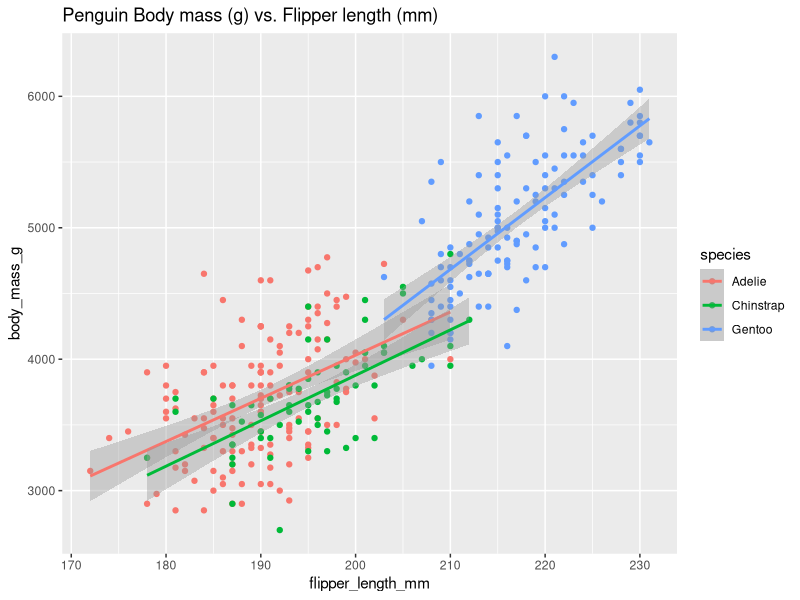
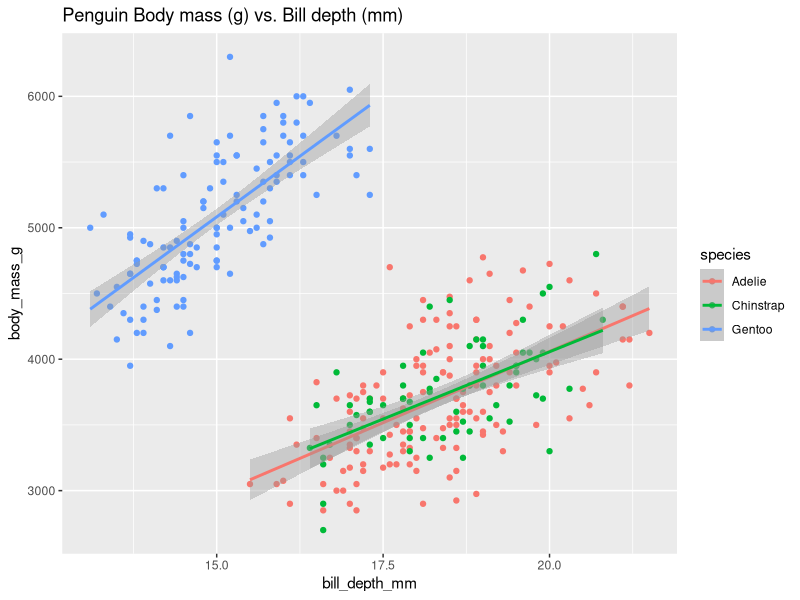
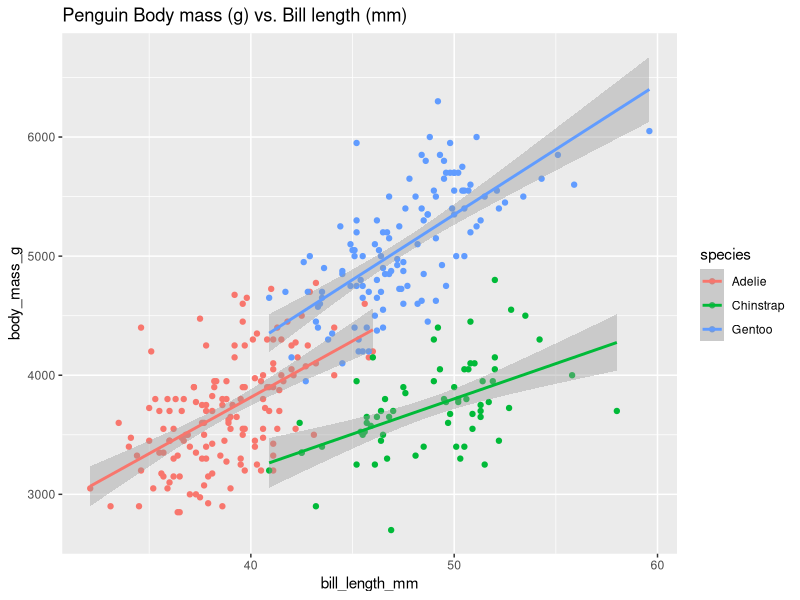

These charts were generated, in order, by the following R code:
## ---- chunk 1
#| label: setup
#| eval: true
#| echo: true
#| message: false

library(tidyverse)
library(palmerpenguins)
## ---- chunk 2
#| label: copy_plots
#| echo: true
#| warning: false
#| message: false

# Body mass vs. flipper length
penguins |>
    ggplot(aes(x = flipper_length_mm, y = body_mass_g, color = species)) +
    geom_point() +
    geom_smooth(method = lm, se = T, level = 0.95, na.rm = F) +
    labs(title = "Penguin Body mass (g) vs. Flipper length (mm)")

# Body mass vs. bill depth
penguins |>
    ggplot(aes(x = bill_depth_mm, y = body_mass_g, color = species)) +
    geom_point() +
    geom_smooth(method = lm, se = T, level = 0.95, na.rm = F) +
    labs(title = "Penguin Body mass (g) vs. Bill depth (mm)")

# Body mass vs. bill length
penguins |>
    ggplot(aes(x = bill_length_mm, y = body_mass_g, color = species)) +
    geom_point() +
    geom_smooth(method = lm, se = T, level = 0.95, na.rm = F) +
    labs(title = "Penguin Body mass (g) vs. Bill length (mm)")
